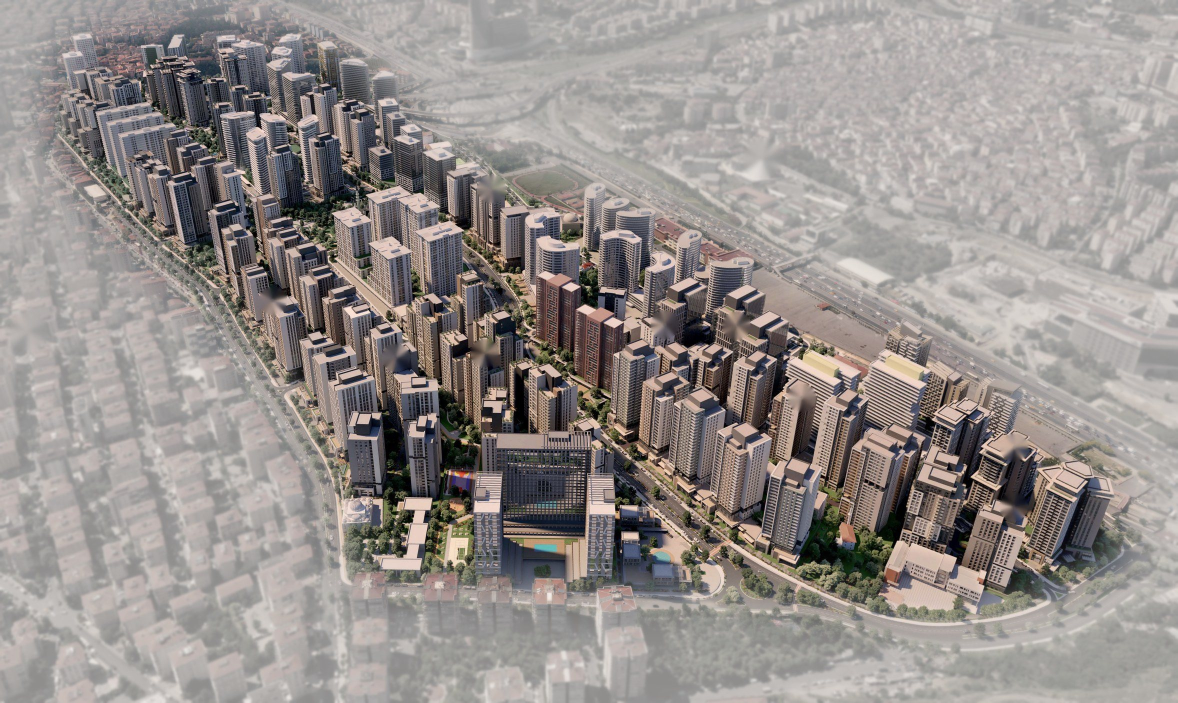
#> input picture assets/vaziyet/foto-w.jpg, 2356 x 1406 px (shown at 1/2 size)
$ python night.py ../../assets/vaziyet/foto-w.jpg ../../assets/vaziyet/cevre-gece.jpg
#> lines starting #> are read from the running program, lines starting #| are printed output that depends on the picture
"""Gündüz panoramasından doğal gece görüntüsü üretir.
night(rgb uint8 HxWx3, elev derece HxW, seed) -> uint8
"""
import numpy as np, cv2

def _blur(x, s):
    return cv2.GaussianBlur(x, (0, 0), s, borderType=cv2.BORDER_REFLECT)

def night(img, elev, seed=1):
    rng = np.random.default_rng(seed)
    f = img.astype(np.float32) / 255.0
    lin = f ** 2.2
    R, G, B = f[..., 0], f[..., 1], f[..., 2]
    L = 0.2126 * R + 0.7152 * G + 0.0722 * B
    mx = f.max(2); mn = f.min(2); sat = (mx - mn) / (mx + 1e-4)
    H, W = L.shape

    # --- gökyüzü / deniz maskesi: mavi ve pürüzsüz
    blue = np.clip((B - R) * 6, 0, 1) * np.clip((B - G + .08) * 8, 0, 1)
    var = _blur(L * L, 3) - _blur(L, 3) ** 2
    smooth = np.clip(1 - np.sqrt(np.maximum(var, 0)) * 25, 0, 1)
    up = np.clip((elev + 1.0) / 2.0, 0, 1)            # ufkun üstü
    sky = np.clip(blue * 1.5 + 0.6, 0, 1) * np.clip(L * 3 - 0.6, 0, 1) * up
    sky = np.maximum(sky, np.clip((elev - 6) / 4, 0, 1))  # yukarısı her zaman gök
    sky = _blur(sky, 2)
    sea = blue * smooth * (1 - up)
    sea = _blur(np.clip(sea * 1.6, 0, 1), 4)

    detail = np.clip(np.sqrt(np.maximum(_blur(L * L, 2) - _blur(L, 2) ** 2, 0)) * 12, 0, 1)
    # --- zemin: ay ışığı + karanlık
    base = lin * 0.05
    moon = np.array([0.55, 0.68, 1.0], np.float32)
    lum = (0.2126 * lin[..., 0] + 0.7152 * lin[..., 1] + 0.0722 * lin[..., 2])[..., None]
    ground = base * 0.35 + (lum ** 0.85) * 0.13 * moon
    # sodyum sokak lambası yansıması: gri, doygun olmayan yüzeyler (yol, kaldırım)
    fb = _blur(f, 5); Lb = fb.mean(2); sb = (fb.max(2) - fb.min(2)) / (fb.max(2) + 1e-4)
    gray = np.clip(1 - sb * 6, 0, 1) * np.clip(1 - np.abs(Lb - .40) * 6, 0, 1) * (1 - sky)
    sodium = np.array([1.0, 0.55, 0.22], np.float32)
    ground += (_blur(gray, 2) * 0.13)[..., None] * sodium

    # --- pencere ışıkları: komşuluğuna göre koyu, dokulu yerler
    loc = _blur(L, 4)
    dark = np.clip((loc - L) / (loc + 1e-3) * 4, 0, 1)
    detail = np.clip(np.sqrt(np.maximum(_blur(L * L, 2) - _blur(L, 2) ** 2, 0)) * 12, 0, 1)
    green = np.clip((G - np.maximum(R, B)) * 15 + .1, 0, 1) * np.clip(1.2 - L * 2, 0, 1)
    build = (1 - sky) * (1 - sea) * (1 - green)
    # pencere ölçeğinde rastgele bloklar (bazı odalar yanık)
    cell = 5
    rnd = rng.random((H // cell + 2, W // cell + 2)).astype(np.float32)
    rnd = cv2.resize(rnd, (W + 2 * cell, H + 2 * cell), interpolation=cv2.INTER_NEAREST)
    oy, ox = rng.integers(0, cell, 2)
    rnd = rnd[oy:oy + H, ox:ox + W]
    on = np.clip((rnd - 0.89) * 15, 0, 1)
    win = np.clip(dark * 1.5 - .3, 0, 1) * np.clip(detail * 1.5 - .3, 0, 1) * build * on
    # ılık / beyaz ışık karışımı
    tint = rng.random((H // 7 + 2, W // 7 + 2)).astype(np.float32)
    tint = cv2.resize(tint, (W + 14, H + 14), interpolation=cv2.INTER_NEAREST)[3:3 + H, 3:3 + W][..., None]
    warm = np.array([1.0, 0.72, 0.38], np.float32); cool = np.array([1.0, 0.9, 0.75], np.float32)
    wcol = warm * tint + cool * (1 - tint)
    emit = win[..., None] * wcol * 0.7
    # uzaktaki şehir dokusu: küçük, yoğun ışık noktaları
    far = np.clip(1 - np.abs(elev) / 25, 0.15, 1)
    spark = (rng.random((H, W)).astype(np.float32) > 1 - 0.0018 * far) * detail * build * np.clip(dark * 3, 0, 1)
    emit += _blur(spark, 0.8)[..., None] * warm * 1.0
    # yollar/araçlar: parlak küçük noktalar (farlar)
    hi = np.clip((L - _blur(L, 3) - 0.3) * 6, 0, 1) * (1 - sky) * (1 - sea)
    emit += hi[..., None] * np.array([1.0, 0.85, 0.65], np.float32) * 0.3

    # --- gece göğü
    t = np.clip(elev / 35.0, 0, 1)[..., None]
    zen = np.array([0.004, 0.009, 0.040], np.float32)
    hor = np.array([0.07, 0.06, 0.085], np.float32)  # şehir ışığı halesi
    nsky = hor * (1 - t) ** 2 + zen * (1 - (1 - t) ** 2)
    stars = (rng.random((H, W)) > 0.9993).astype(np.float32) * np.clip((elev - 12) / 20, 0, 1)
    nsky += _blur(stars, 0.6)[..., None] * 0.35
    # deniz: koyu, gökyüzünü hafif yansıtır
    nsea = np.array([0.006, 0.009, 0.018], np.float32) + lum * 0.03

    out = ground + emit
    out = out * (1 - sea[..., None]) + (nsea + emit * 0.3) * sea[..., None]
    out = out * (1 - sky[..., None]) + nsky * sky[..., None]
    # ufuk sisi
    haze = np.exp(-np.abs(elev) / 3.0)[..., None] * 0.015 * np.array([1.0, 0.75, 0.6], np.float32)
    out += haze
    # parıltı (bloom)
    glow = _blur(emit, 3) * 0.6 + _blur(emit, 12) * 0.35 + _blur(emit, 40) * 0.5
    out += glow
    out = out / (1 + out * 0.25)                       # tonemap
    return (np.clip(out, 0, 1) ** (1 / 2.2) * 255 + .5).astype(np.uint8)

def night_eq(src, dst, strip=512, pad=96, seed=1):
    """Equirectangular panoramayı şeritler halinde işler (bellek için)."""
#> called with src = '../../assets/vaziyet/foto-w.jpg', dst = '../../assets/vaziyet/cevre-gece.jpg', strip = 512, pad = 96, seed = 1
    from PIL import Image
    Image.MAX_IMAGE_PIXELS = None
    eq = np.asarray(Image.open(src).convert('RGB'))
#> eq is the input picture: shape (1406, 2356, 3); mean R, G, B 149.7, 143.5, 140.5
    H, W = eq.shape[:2]
#> H = 1406; W = 2356
    out = np.empty_like(eq)
    for i, r0 in enumerate(range(0, H, strip)):
        r1 = min(H, r0 + strip); a = max(0, r0 - pad); b = min(H, r1 + pad)
        part = np.concatenate([eq[a:b, -pad:], eq[a:b], eq[a:b, :pad]], 1)
        rows = np.arange(a, b, dtype=np.float32)
        elev = (90 - (rows + .5) / H * 180)[:, None] * np.ones((1, part.shape[1]), np.float32)
        n = night(part, elev, seed * 1000 + i)
        out[r0:r1] = n[r0 - a:r0 - a + (r1 - r0), pad:pad + W]
#> this loop made 3 passes
#> pass 1, in night_eq, `part = np.concatenate([eq[a:b, -pad:], eq[a:b], eq[a:b, :pad]], 1)`:
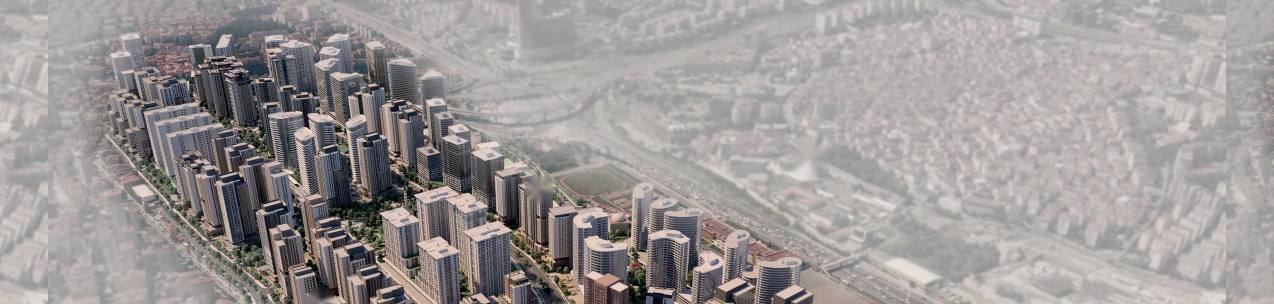
#> part: shape (608, 2548, 3) (shown at 1/2 size); mean R, G, B 156.8, 152, 150.7
#> pass 1, in night, `lin = f ** 2.2`:
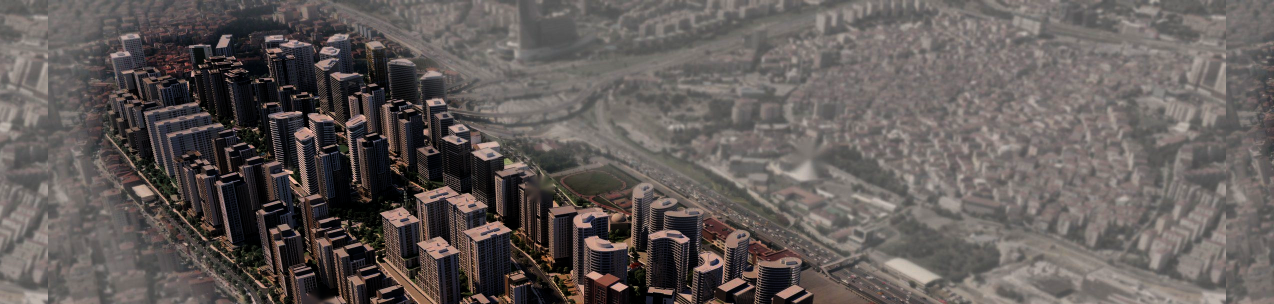
#> lin: shape (608, 2548, 3) float32 (shown at 1/2 size); mean R, G, B 0.381, 0.355, 0.346
#> pass 1, in night, `R, G, B = f[..., 0], f[..., 1], f[..., 2]`:
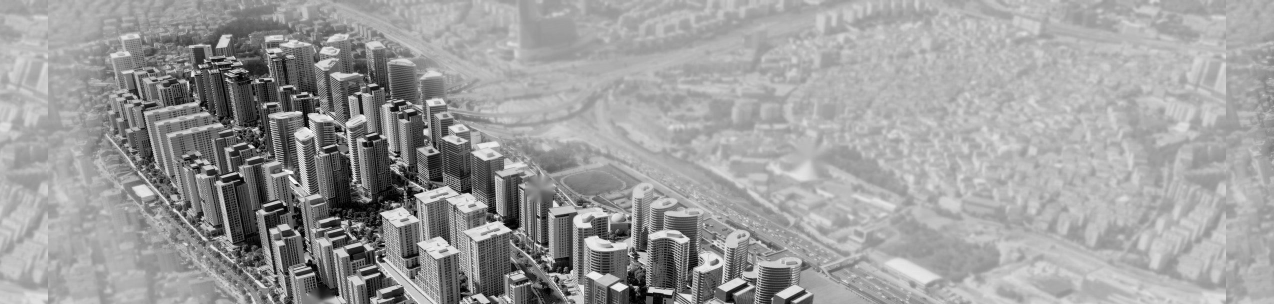
#> R: shape (608, 2548) float32 (shown at 1/2 size); min 0, max 1, mean 0.615
#> after the loop:
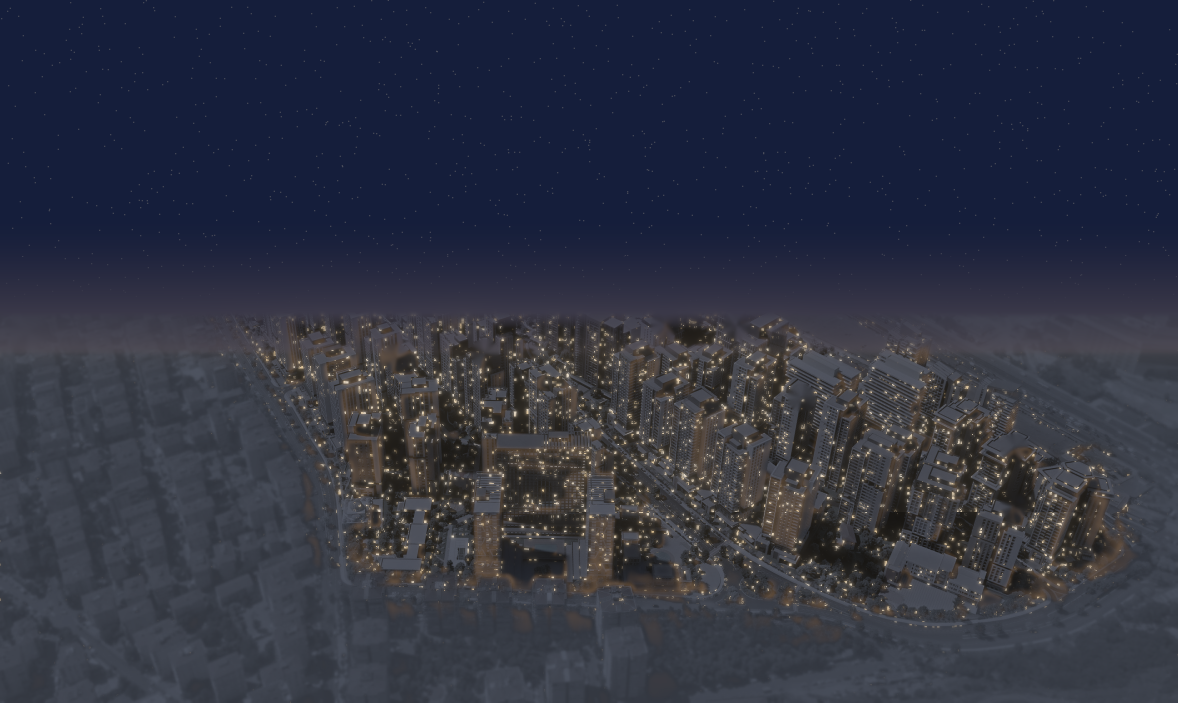
#> out: shape (1406, 2356, 3) (shown at 1/2 size); mean R, G, B 47.1, 50.6, 65.8
#> after the loop:
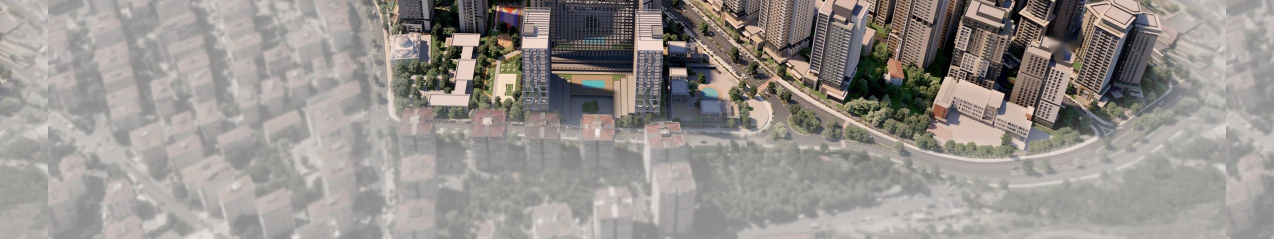
#> part: shape (478, 2548, 3) (shown at 1/2 size); mean R, G, B 150.7, 145.4, 141.2
    Image.fromarray(out).save(dst, quality=92)

if __name__ == '__main__':
    import sys
    night_eq(sys.argv[1], sys.argv[2])

$ run again, on assets/vaziyet/gunduz-orta.jpg
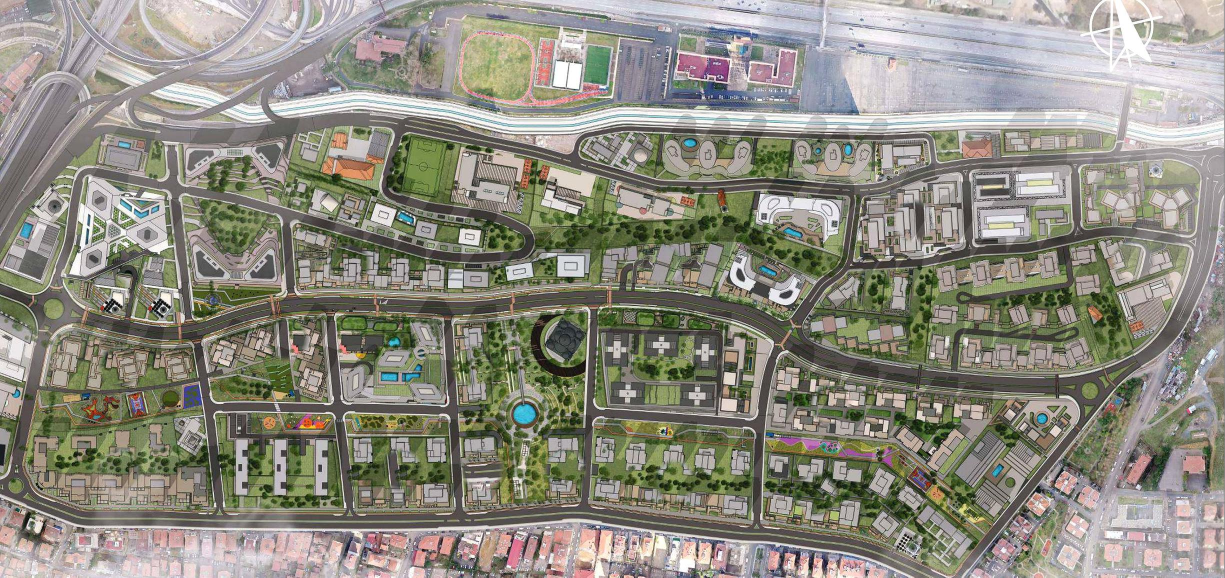
#> input picture assets/vaziyet/gunduz-orta.jpg, 2450 x 1155 px (shown at 1/2 size)
#> in night_eq, eq is the input picture: shape (1155, 2450, 3); mean R, G, B 141.5, 139.5, 127.9
#> after the loop in night_eq, `for i, r0 in enumerate(range(0, H, strip)):`:
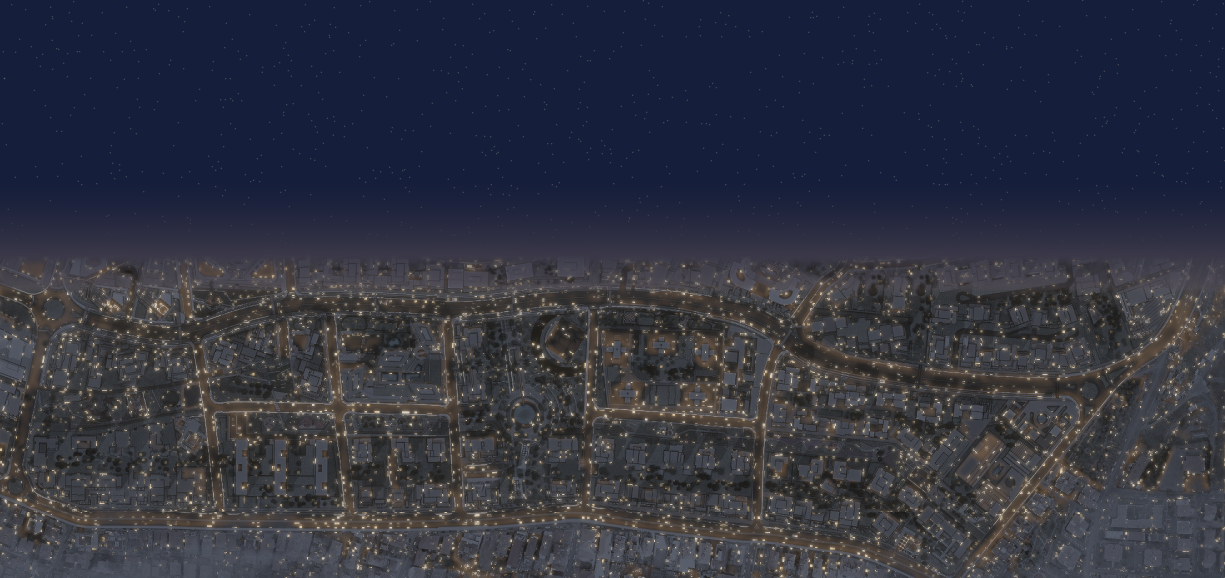
#> out: shape (1155, 2450, 3) (shown at 1/2 size); mean R, G, B 49.2, 51.6, 64.8
#> after the loop in night_eq, `for i, r0 in enumerate(range(0, H, strip)):`:
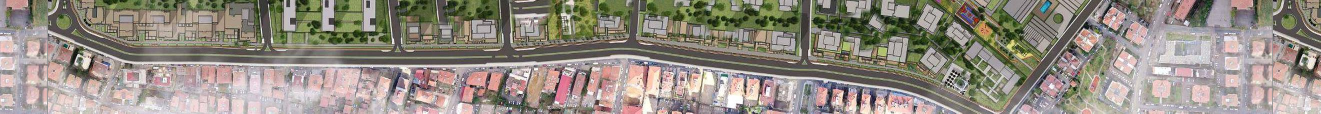
#> part: shape (227, 2642, 3) (shown at 1/2 size); mean R, G, B 147, 139.8, 130
